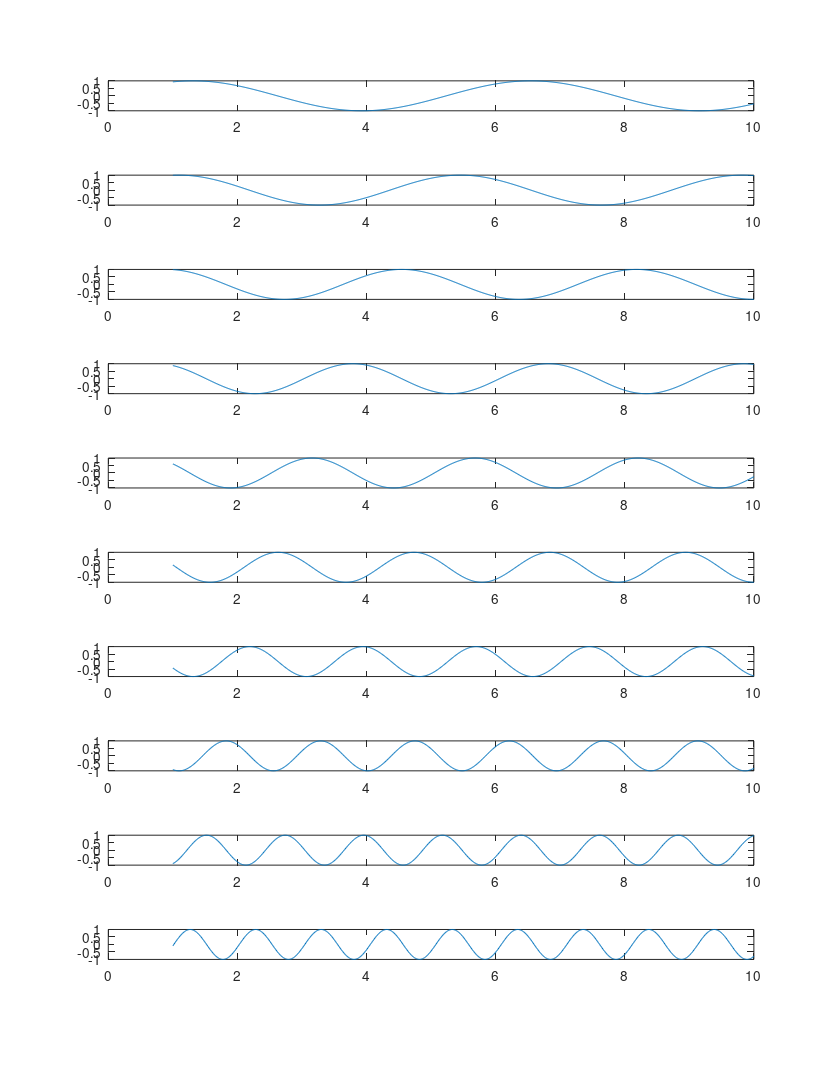

Reproduce this figure in MATLAB. (Note: this script raises an error after producing the figure.)
close all
t=1:0.01:10;
f=figure('Name',['Fig ' num2str(1)],'Visible','off');
for w = 1:10
    subplot(10,1,w);
    plot(t,sin(1.2^w*t));
end
set(f, 'Visible', 'on')
set(f, 'PaperUnits', 'inches');
set(f, 'PaperPosition', [0 0 8.5 11]);
saveas(f,'testfig1.pdf')
open('testfig1.pdf')